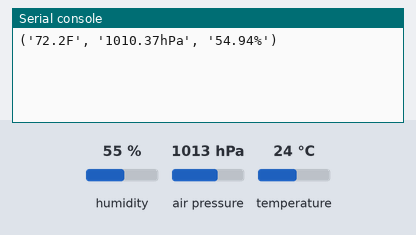
This program was run on a simulated MicroPython board. Shown: the last lines printed to the serial console. Inputs (shaded band) come from the test bench; at power-on: humidity 55 %, air pressure 1013 hPa, temperature 24 °C. Library files of the repository ran but are not shown: bme280.py.

Above: at 1.2 s.
1.3 s: humidity set to 22 %
At 10.5 s:
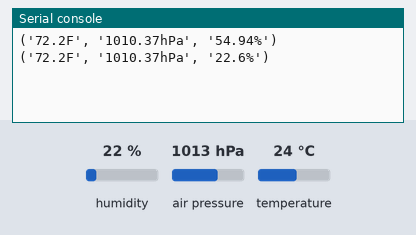
11.3 s: air pressure set to 952 hPa
At 21.0 s:
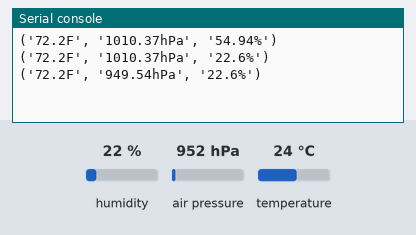
21.3 s: temperature set to 12 °C
At 30.7 s:
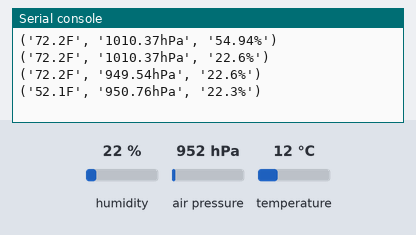
Timing chart, 0 to 32.2 s (numbered marks = the images above; inputs shaded):
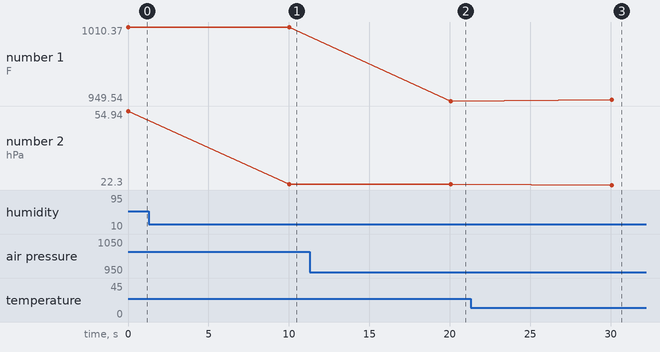

Measured:
- after the input at 1.3 s, the serial console: prints a new line after 8.7 s (image 1)
- after the input at 11.3 s, the serial console: prints a new line after 8.8 s (image 2)
- after the input at 21.3 s, the serial console: prints a new line after 8.8 s (image 3)
- plotted number 1: 1010.37 → 949.54 after the input at 11.3 s, 949.54 → 950.76 after the input at 21.3 s
- plotted number 2: 54.94 → 22.6 after the input at 1.3 s, 22.6 → 22.3 after the input at 21.3 s

The program:

test.py
```python
from machine import Pin, I2C
from time import sleep
import bme280

I2C_BME280_ADDRESS = 0x77

#i2c=I2C(0, sda=Pin(17), scl=Pin(16), freq=400000)    # initializing the I2C method
i2c = I2C(0, sda=Pin(4), scl=Pin(5), freq=400000)    # initializing the I2C method

# i2c.scan() can be handy to determine device address

while True:
    bme = bme280.BME280(i2c=i2c, address=I2C_BME280_ADDRESS)
    print(bme.values)
    sleep(10)                                        # delay of 10s
```
